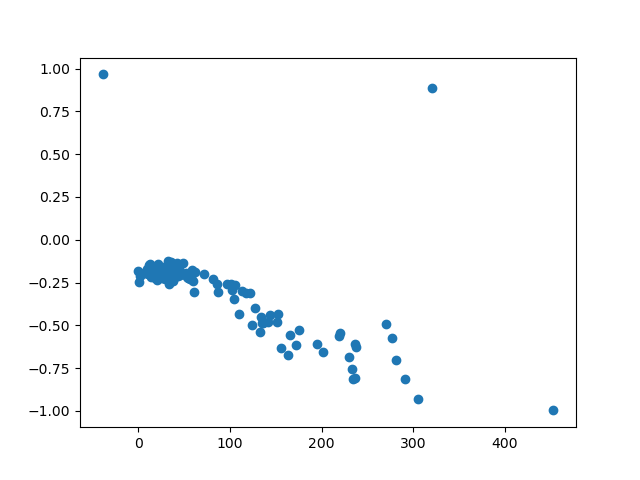

This chart was generated by the following Python code:
import matplotlib.pyplot as plt
import pandas as pd
from scipy.stats import pearsonr
import numpy as np

ts = pd.read_parquet('../data/series_train.parquet')
df = pd.read_csv('../data/train.csv')

means = ts.groupby(['id', 'relative_date_PCIAT'], observed=True)['enmo'].mean().reset_index()

X = ts['relative_date_PCIAT'].unique()
X.sort()
Rs = []
Pvalues = []
for x in X:
    todays_means = means[means['relative_date_PCIAT'] == x]
    pciat_totals = df[df['id'].isin(todays_means['id'])]['PCIAT-PCIAT_Total'].values
    mask = ~np.isnan(pciat_totals) & ~np.isnan(todays_means['enmo'])
    
    if mask.sum() < 2:
        Rs.append(np.nan)
        Pvalues.append(np.nan)
        continue

    r, pvalue = pearsonr(pciat_totals[mask], todays_means['enmo'][mask])

    if np.isnan(r):
        raise ValueError('r is nan')
    
    if pvalue > 0.05:
        Rs.append(np.nan)
        Pvalues.append(np.nan)
        continue

    Rs.append(r)
    Pvalues.append(pvalue)

np.savez('enmo-pciat.npz', X=X, Rs=Rs, Pvalues=Pvalues)

plt.scatter(X, Rs)
plt.show()
